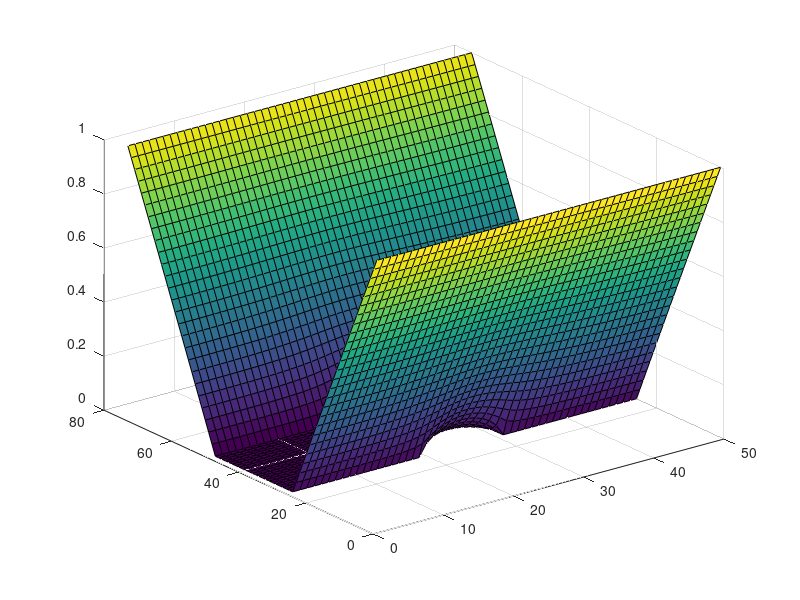
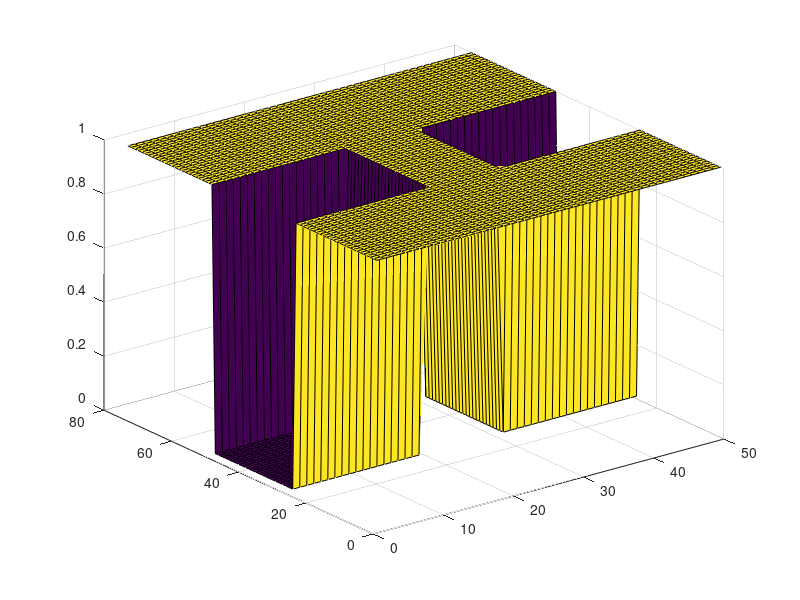
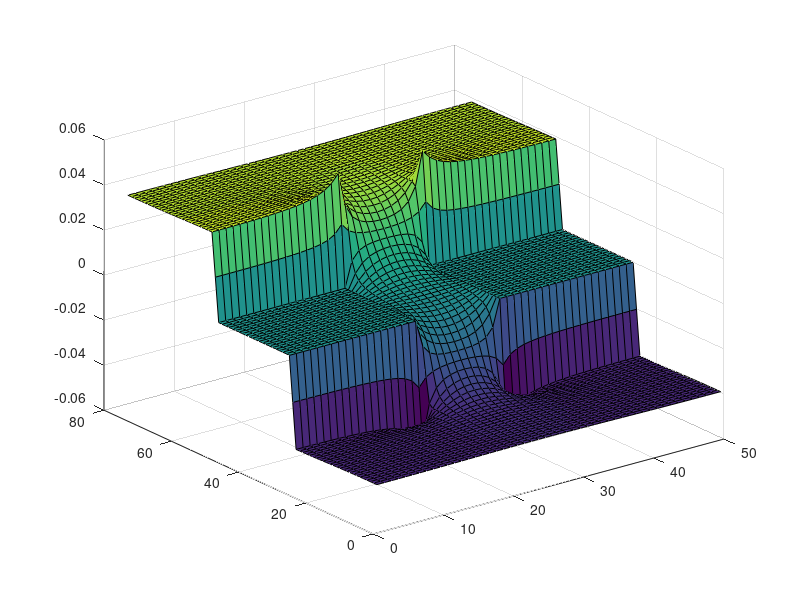
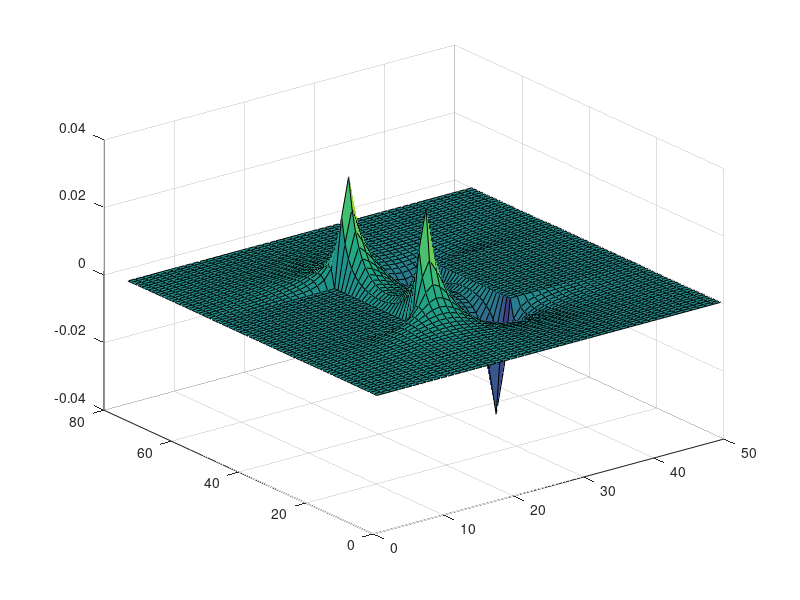

Write MATLAB code to recreate these figures, in order.
clearvars
clearvars -GLOBAL
close all 


global C

C.q_0 = 1.60217653e-19;             % electron charge
    C.hb = 1.054571596e-34;             % Dirac constant
    C.h = C.hb * 2 * pi;                % Planck constant
    C.m_0 = 9.10938215e-31;             % electron mass
    C.kb = 1.3806504e-23;               % Boltzmann constant
    C.eps_0 = 8.854187817e-12;          % vacuum permittivity
    C.mu_0 = 1.2566370614e-6;           % vacuum permeability
    C.c = 299792458;                    % speed of light
    C.g = 9.80665;
    

%working area
W = 50;
L = W*3/2;

centreX = L/2;
centreY = W/2;

%matrices
G = zeros(L*W,L*W);
R = zeros(L*W,1);

%conductivity
s1 = 1;
s2 = 0.01;

%resistive regions size
rL = L*1/3;
rW = W*1/5;

Smap = zeros(L,W);
for i =1:1:L
    for j =1:1:W
        n = j+(i-1)*W;
        nxm = j+(i-2)*W;
        nxp = j+i*W;
        nyp = j+1+ (i-1)*W;
        nym = j-1+ (i-1)*W;
        
        if(i==1)
            G(n,:) = 0;
            G(n,n) = 1;
            R(n) = 1;
            Smap(i,j) = s1;
        elseif(i==L)
            G(n,:) = 0;
            G(n,n) = 1;
            R(n) = 1;
            Smap(i,j) = s1;
        elseif(j==1)
            G(n,:) = 0;
            G(n,n) = -3;
            if(i > centreX-(rL/2) && i < centreX+(rL/2))%x boundary
                G(n,nxm) = s2;
                G(n,nxp) = s2;
                G(n,nyp) = s2;
                Smap(i,j) = s2;
            else
                G(n,nxm) = s1;
                G(n,nxp) = s1;
                G(n,nyp) = s1;
                Smap(i,j) = s1;
            end
        elseif(j==W)
            G(n,:) = 0;
            G(n,n) = -3;
            if(i > centreX-(rL/2) && i < centreX+(rL/2))%x boundary
                G(n,nxm) = s2;
                G(n,nxp) = s2;
                G(n,nym) = s2;
                Smap(i,j) = s2;
            else
                G(n,nxm) = s1;
                G(n,nxp) = s1;
                G(n,nym) = s1;
                Smap(i,j) = s1;
            end
        else          
            G(n,:) = 0;
            G(n,n) = -4;
            %  |           X Boundaries                | 
            if((i > centreX-(rL/2) && i < centreX+(rL/2)) && ...
                    (j > centreY+(rW/2) || j < centreY-(rW/2)))
            %       |            Y Boundaries                |
                G(n,nxp) = s2;
                G(n,nxm) = s2;
                G(n,nyp) = s2;
                G(n,nym) = s2;
                Smap(i,j) = s2;
            else
                G(n,nxp) = s1;
                G(n,nxm) = s1;
                G(n,nyp) = s1;
                G(n,nym) = s1;
                Smap(i,j) = s1;
            end     
        end
    end
end

V = G\R;

%remap
Vmap = zeros(L,W);
for i =1:1:L
    for j =1:1:W
        n=j+(i-1)*W;
        Vmap(i,j) =V(n);
    end
end

[Ey,Ex] = gradient(Vmap);

E = gradient(Vmap);

J = E.*Smap;

figure(5);
surf(Vmap);

figure(6);
surf(Smap);

figure(7);
surf(Ex);

figure(8);
surf(Ey);

figure(9);
surf(J);
